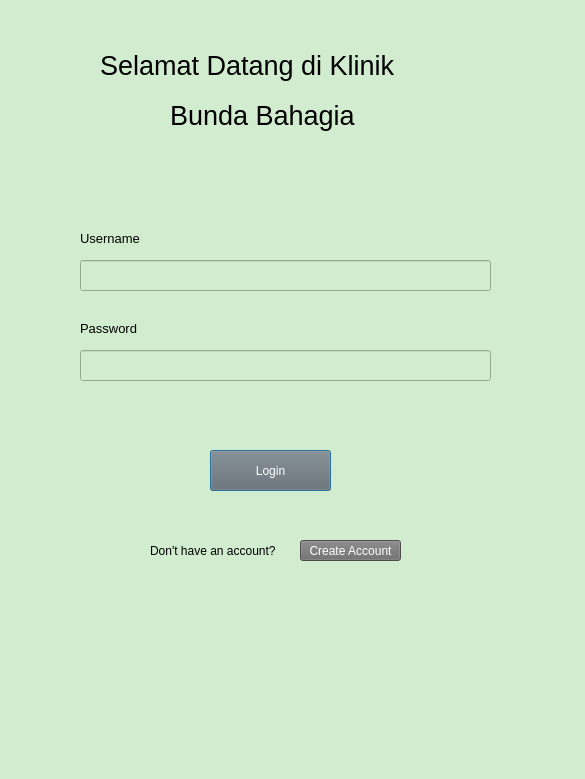
<?xml version="1.0" encoding="UTF-8"?>
<ui version="4.0">
 <class>Dialog</class>
 <widget class="QDialog" name="Dialog">
  <property name="geometry">
   <rect>
    <x>0</x>
    <y>0</y>
    <width>585</width>
    <height>779</height>
   </rect>
  </property>
  <property name="windowTitle">
   <string>Dialog</string>
  </property>
  <property name="styleSheet">
   <string notr="true">background-color: rgb(209, 236, 206);</string>
  </property>
  <widget class="QLabel" name="label_2">
   <property name="geometry">
    <rect>
     <x>100</x>
     <y>40</y>
     <width>351</width>
     <height>51</height>
    </rect>
   </property>
   <property name="font">
    <font>
     <family>MS Shell Dlg 2</family>
     <pointsize>20</pointsize>
     <weight>9</weight>
     <italic>false</italic>
     <bold>false</bold>
    </font>
   </property>
   <property name="styleSheet">
    <string notr="true">color:rgb(0, 0, 0);
font: 75 20pt &quot;MS Shell Dlg 2&quot;;</string>
   </property>
   <property name="text">
    <string>Selamat Datang di Klinik</string>
   </property>
  </widget>
  <widget class="QPushButton" name="loginButton">
   <property name="geometry">
    <rect>
     <x>210</x>
     <y>450</y>
     <width>121</width>
     <height>41</height>
    </rect>
   </property>
   <property name="styleSheet">
    <string notr="true">background-color: rgb(107, 107, 107);
font: 12pt &quot;MS Shell Dlg 2&quot;; color:rgb(255, 255, 255)</string>
   </property>
   <property name="text">
    <string>Login</string>
   </property>
  </widget>
  <widget class="QLineEdit" name="password">
   <property name="geometry">
    <rect>
     <x>80</x>
     <y>350</y>
     <width>411</width>
     <height>31</height>
    </rect>
   </property>
   <property name="font">
    <font>
     <pointsize>12</pointsize>
    </font>
   </property>
   <property name="text">
    <string/>
   </property>
  </widget>
  <widget class="QLabel" name="label_4">
   <property name="geometry">
    <rect>
     <x>150</x>
     <y>540</y>
     <width>141</width>
     <height>21</height>
    </rect>
   </property>
   <property name="text">
    <string>Don't have an account?</string>
   </property>
  </widget>
  <widget class="QLineEdit" name="username">
   <property name="geometry">
    <rect>
     <x>80</x>
     <y>260</y>
     <width>411</width>
     <height>31</height>
    </rect>
   </property>
   <property name="font">
    <font>
     <pointsize>12</pointsize>
    </font>
   </property>
  </widget>
  <widget class="QLabel" name="label_5">
   <property name="geometry">
    <rect>
     <x>170</x>
     <y>90</y>
     <width>221</width>
     <height>51</height>
    </rect>
   </property>
   <property name="font">
    <font>
     <family>MS Shell Dlg 2</family>
     <pointsize>20</pointsize>
     <weight>9</weight>
     <italic>false</italic>
     <bold>false</bold>
    </font>
   </property>
   <property name="styleSheet">
    <string notr="true">color:rgb(0, 0, 0);
font: 75 20pt &quot;MS Shell Dlg 2&quot;;</string>
   </property>
   <property name="text">
    <string>Bunda Bahagia</string>
   </property>
  </widget>
  <widget class="QLabel" name="label">
   <property name="geometry">
    <rect>
     <x>80</x>
     <y>230</y>
     <width>81</width>
     <height>16</height>
    </rect>
   </property>
   <property name="font">
    <font>
     <family>MS Shell Dlg 2</family>
     <pointsize>10</pointsize>
     <weight>50</weight>
     <italic>false</italic>
     <bold>false</bold>
    </font>
   </property>
   <property name="styleSheet">
    <string notr="true">color:rgb(0, 0, 0);
font: 10pt &quot;MS Shell Dlg 2&quot;;</string>
   </property>
   <property name="text">
    <string>Username</string>
   </property>
  </widget>
  <widget class="QPushButton" name="createButton">
   <property name="geometry">
    <rect>
     <x>300</x>
     <y>540</y>
     <width>101</width>
     <height>21</height>
    </rect>
   </property>
   <property name="styleSheet">
    <string notr="true">background-color: rgb(107, 107, 107);
font: 8pt &quot;MS Shell Dlg 2&quot;; color:rgb(255, 255, 255)</string>
   </property>
   <property name="text">
    <string>Create Account</string>
   </property>
  </widget>
  <widget class="QLabel" name="label_3">
   <property name="geometry">
    <rect>
     <x>80</x>
     <y>320</y>
     <width>81</width>
     <height>16</height>
    </rect>
   </property>
   <property name="font">
    <font>
     <family>MS Shell Dlg 2</family>
     <pointsize>10</pointsize>
     <weight>50</weight>
     <italic>false</italic>
     <bold>false</bold>
    </font>
   </property>
   <property name="styleSheet">
    <string notr="true">color:rgb(0, 0, 0);
font: 10pt &quot;MS Shell Dlg 2&quot;;</string>
   </property>
   <property name="text">
    <string>Password</string>
   </property>
  </widget>
  <widget class="QLabel" name="label_6">
   <property name="geometry">
    <rect>
     <x>210</x>
     <y>580</y>
     <width>411</width>
     <height>201</height>
    </rect>
   </property>
   <property name="text">
    <string/>
   </property>
   <property name="pixmap">
    <pixmap>C:/Users/FX505DT/Downloads/undraw_medicine_b1ol__1_-removebg-preview.png</pixmap>
   </property>
   <property name="scaledContents">
    <bool>true</bool>
   </property>
  </widget>
 </widget>
 <resources/>
 <connections/>
</ui>
